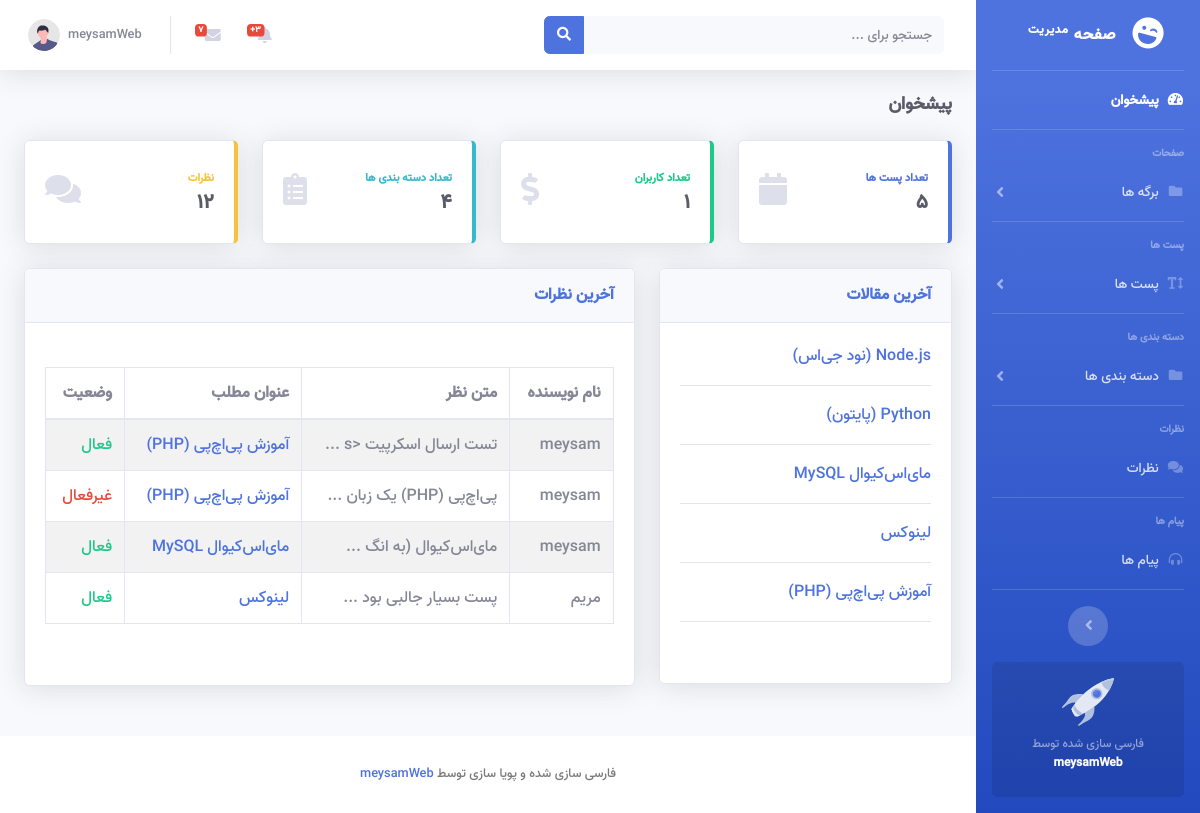
Screenshot of /panel/index.php (signed in) with the database file from the repository.
### tables this page shows
CREATE TABLE `posts` (
  `post_id` int(11) NOT NULL,
  `post_title` varchar(255) NOT NULL,
  `post_body` text NOT NULL,
  `category_id` int(11) NOT NULL,
  `post_status` tinyint(4) NOT NULL DEFAULT 10,
  `post_image` text NOT NULL,
  `comment_id` int(11) NOT NULL,
  `create_at` datetime NOT NULL,
  `updated_at` datetime NOT NULL,
  `post_meta_keyword` varchar(255) DEFAULT NULL,
  `post_meta_description` varchar(255) DEFAULT NULL,
  `post_comment_count` int(11) NOT NULL DEFAULT 0
);

CREATE TABLE `comments` (
  `comment_id` int(11) NOT NULL,
  `comment_author` varchar(255) NOT NULL,
  `comment_email` varchar(255) NOT NULL,
  `comment_body` text NOT NULL,
  `post_id` int(11) NOT NULL,
  `comment_status` tinyint(4) DEFAULT 0,
  `create_at` datetime NOT NULL
);

### functions/helper.php (called while the page is built, shortened)
<?php
    function assets($file)
    {
        return trim(BASE_URL, ' / ') . '/' . trim($file, '/ ');
    }
    function url($url)
    {
        return trim(BASE_URL, ' / ') . '/' . trim($url, '/ ');
    }

### panel/index.php (the view, shortened to what this page needs)
<?php
    require_once '../functions/helper.php';
    global $connection;
?>
<!DOCTYPE html>
<html lang="fa" dir="rtl">
<head>
    <link href="<?= assets('assets/css/all.min.css') ?>" rel="stylesheet" type="text/css">
    <link href="<?= assets('assets/css/admin-style.min.css') ?>" rel="stylesheet">
    <link href="<?= assets('assets/css/style.css') ?>" rel="stylesheet">
</head>
<body id="page-top">
<div id="wrapper">
    <?php
        require_once 'layout/sidebar.php';
    ?>
    <div id="content-wrapper" class="d-flex flex-column">
        <div id="content">
            <?php
                require_once 'layout/top-nva.php';
            ?>
            <div class="container-fluid">
                <div class="d-sm-flex align-items-center justify-content-between mb-4">
                    <h1 class="h3 mb-0 text-gray-800">پیشخوان</h1>
                </div>
                <div class="row">
                    <div class="col-xl-3 col-md-6 mb-4">
                        <div class="card border-left-primary shadow h-100 py-2">
                            <div class="card-body">
                                <div class="row no-gutters align-items-center">
                                    <div class="col mr-2">
                                        <div class="text-xs font-weight-bold text-primary text-uppercase mb-1">
                                            تعداد پست ها
                                        </div>
                                        <?php
                                            $query = "SELECT COUNT(post_id) AS post_total FROM php_project_v2.posts";
                                            $statement = $connection->prepare($query);
                                            $statement->execute();
                                            $post = $statement->fetch();
                                        ?>
                                        <div class="h5 mb-0 font-weight-bold text-gray-800"><?= $post->post_total ?></div>
                                    </div>
                                    <div class="col-auto">
                                        <i class="fas fa-calendar fa-2x text-gray-300"></i>
                                    </div>
                                </div>
                            </div>
                        </div>
                    </div>
                    <div class="col-xl-3 col-md-6 mb-4">
                        <div class="card border-left-success shadow h-100 py-2">
                            <div class="card-body">
                                <div class="row no-gutters align-items-center">
                                    <div class="col mr-2">
                                        <div class="text-xs font-weight-bold text-success text-uppercase mb-1">
                                            تعداد کاربران
                                        </div>
                                        <?php
                                            $query = "SELECT COUNT(user_id) AS user_totla FROM php_project_v2.users";
                                            $statement = $connection->prepare($query);
                                            $statement->execute();
                                            $user = $statement->fetch();
                                        ?>
                                        <div class="h5 mb-0 font-weight-bold text-gray-800"><?= $user->user_totla ?></div>
                                    </div>
                                    <div class="col-auto">
                                        <i class="fas fa-dollar-sign fa-2x text-gray-300"></i>
                                    </div>
                                </div>
                            </div>
                        </div>
                    </div>
                    <div class="col-xl-3 col-md-6 mb-4">
                        <div class="card border-left-info shadow h-100 py-2">
                            <div class="card-body">
                                <div class="row no-gutters align-items-center">
                                    <div class="col mr-2">
                                        <div class="text-xs font-weight-bold text-info text-uppercase mb-1">تعداد دسته
                                            بندی ها
                                        </div>
                                        <div class="row no-gutters align-items-center">
                                            <?php
                                                $query = "SELECT COUNT(category_id) AS cat_totla FROM php_project_v2.categories";
                                                $statement = $connection->prepare($query);
                                                $statement->execute();
                                                $category = $statement->fetch();
                                            ?>
                                            <div class="col-auto">
                                                <div class="h5 mb-0 mr-3 font-weight-bold text-gray-800"><?= $category->cat_totla ?></div>
                                            </div>
                                        </div>
                                    </div>
                                    <div class="col-auto">
                                        <i class="fas fa-clipboard-list fa-2x text-gray-300"></i>
                                    </div>
                                </div>
                            </div>
                        </div>
                    </div>
                    <div class="col-xl-3 col-md-6 mb-4">
                        <div class="card border-left-warning shadow h-100 py-2">
                            <div class="card-body">
                                <div class="row no-gutters align-items-center">
                                    <div class="col mr-2">
                                        <div class="text-xs font-weight-bold text-warning text-uppercase mb-1">
                                            نظرات
                                        </div>
                                        <?php
                                            $query = "SELECT COUNT(comment_id) AS comment_totla FROM php_project_v2.comments";
                                            $statement = $connection->prepare($query);
                                            $statement->execute();
                                            $comment = $statement->fetch();
                                        ?>
                                        <div class="h5 mb-0 font-weight-bold text-gray-800"><?= $comment->comment_totla ?></div>
                                    </div>
                                    <div class="col-auto">
                                        <i class="fas fa-comments fa-2x text-gray-300"></i>
                                    </div>
                                </div>
                            </div>
                        </div>
                    </div>
                </div>
                <div class="row">
                    <div class="col-xl-4 col-lg-5">
                        <div class="card shadow mb-4">
                            <div
                                    class="card-header py-3 d-flex flex-row align-items-center justify-content-between">
                                <h6 class="m-0 font-weight-bold text-primary">آخرین مقالات</h6>
                            </div>
                            <div class="card-body">
                                <div class="chart-area">
                                    <?php
                                        $query = "SELECT * FROM php_project_v2.posts ORDER BY create_at DESC LIMIT 0, 5";
                                        $statement = $connection->prepare($query);
                                        $statement->execute();
                                        $posts = $statement->fetchAll();
                                        foreach ($posts as $post) {
                                            ?>
                                            <p><a href="<?= url('app/blog-details.php?post_id=' . $post->post_id) ?>"><?= $post->post_title ?></a></p>
                                            <hr>
                                            <?php
                                        }
                                    ?>
                                </div>
                            </div>
                        </div>
                    </div>
                    <div class="col-xl-8 col-lg-7">
                        <div class="card shadow mb-4">
                            <div
                                    class="card-header py-3 d-flex flex-row align-items-center justify-content-between">
                                <h6 class="m-0 font-weight-bold text-primary">آخرین نظرات</h6>
                            </div>
                            <div class="card-body">
                                <div class="chart-pie pt-4 pb-2">
                                    <div class="table-responsive table-striped">
                                        <table class="table table-bordered" id="dataTable" width="100%" cellspacing="0">
                                            <thead>
                                            <tr>
                                                <th>نام نویسنده</th>
                                                <th>متن نظر</th>
                                                <th>عنوان مطلب</th>
                                                <th>وضعیت</th>
                                            </tr>
                                            </thead>
                                            <tbody>
                                            <?php
                                                $query = "SELECT comments.*,posts.post_title, posts.post_id FROM php_project_v2.comments LEFT JOIN php_project_v2.posts ON comments.post_id = posts.post_id ORDER BY comment_id DESC LIMIT 0, 4";
                                                $statement = $connection->prepare($query);
                                                $statement->execute();
                                                $comments = $statement->fetchAll();
                                                foreach ($comments as $comment){
                                                    ?>
                                                    <tr>
                                                        <td><?= $comment->comment_author  ?></td>
                                                        <td><?= substr($comment->comment_body, 0, 39). ' ...'  ?></td>
                                                        <td><a href="<?= url('app/blog-details.php?post_id=' . $comment->post_id) ?>"><?= $comment->post_title ?></a></td>
                                                        <td>
                                                            <?= $comment->comment_status == '10'
                                                                ? '<span class="text-success">فعال</span>'
                                                                : '<span class="text-danger">غیرفعال</span>'
                                                            ?>
                                                        </td>
                                                    </tr>
                                                    <?php
                                                }
                                            ?>
                                            </tbody>
                                        </table>
                                    </div>
                                </div>
                                <div class="mt-4 text-center small">
                                </div>
                            </div>
                        </div>
                    </div>
                </div>
            </div>
        </div>
        <?php
            require_once 'layout/footer.php';
        ?>
</body>
</html>

### app/assets/css/style.css (style rules this page uses)
body { color:#797979;font-family:"Vazir-FD",sans-serif;font-weight:400;line-height:1.625;text-align: right; }
h1,h2,h3,h4,h5,h6 { font-family:"Vazir-FD",serif;color:#3a414e;line-height:1.333 }
h1,.h1 { font-size:30px;font-weight:700 }
@media (min-width: 600px) { h1,.h1 { font-size:45px } }
h3,.h3 { font-size:18px;font-weight:700 }
a { display:inline-block }

### rows the page displays
posts: post_title "Node.js (نود جی‌اس)"
posts: post_title "Python (پایتون)"
posts: post_title "مای‌اس‌کیوال MySQL"
posts: post_title "لینوکس"
posts: post_title "آموزش پی‌اچ‌پی (PHP)"
comments: comment_author "meysam", comment_body "تست ارسال اسکرپیت <s", post.post_title "آموزش پی‌اچ‌پی (PHP)", comment_status "فعال"
comments: comment_author "meysam", comment_body "پی‌اچ‌پی (PHP) یک زبان", post.post_title "آموزش پی‌اچ‌پی (PHP)", comment_status "غیرفعال"
comments: comment_author "meysam", comment_body "مای‌اس‌کیوال (به انگ", post.post_title "مای‌اس‌کیوال MySQL", comment_status "فعال"
comments: comment_author "مریم", comment_body "پست بسیار جالبی بود", post.post_title "لینوکس", comment_status "فعال"

### other values shown
$post->post_total "5"
$user->user_totla "1"
$category->cat_totla "4"
$comment->comment_totla "12"
